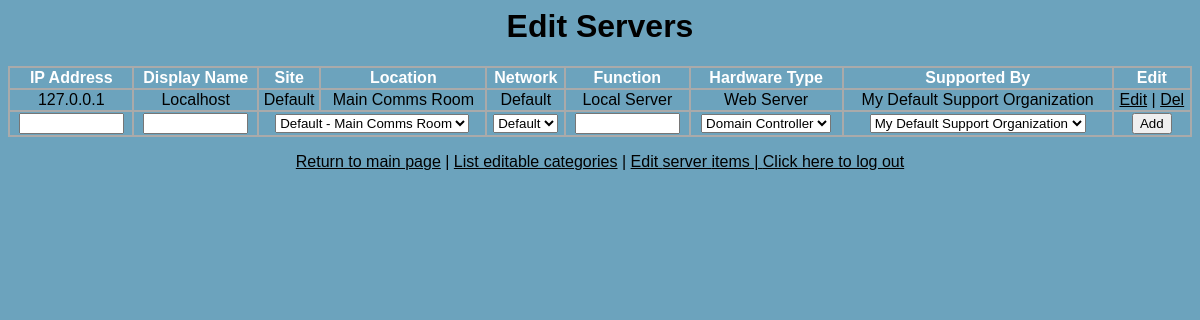
/edit.php?query=edit&type=server&uid=1 (signed in), run on the app's committed database.
### tables this page shows
CREATE TABLE `equipment_inventory` (
  `uid` int(11) NOT NULL auto_increment,
  `strIP` varchar(255) NOT NULL default '',
  `strDisplayName` varchar(255) NOT NULL default '',
  `intLocation` int(11) NOT NULL default '1',
  `intNetwork` int(11) NOT NULL default '1',
  `strFunction` varchar(255) default NULL,
  `intEquipmentType` int(11) default NULL,
  `intSupport` int(11) NOT NULL default '1',
  PRIMARY KEY  (`uid`),
  KEY `intLocation` (`intLocation`),
  KEY `intNetwork` (`intNetwork`),
  KEY `intEquipmentType` (`intEquipmentType`),
  KEY `intSupport` (`intSupport`)
) TYPE=MyISAM AUTO_INCREMENT=2;

CREATE TABLE `equipment_sites` (
  `intUID` int(11) NOT NULL auto_increment,
  `strSite` varchar(255) NOT NULL default '',
  `strSiteAddr1` varchar(255) NOT NULL default '',
  `strSiteAddr2` varchar(255) NOT NULL default '',
  `strSiteAddr3` varchar(255) NOT NULL default '',
  `strSiteAddr4` varchar(255) NOT NULL default '',
  `strSiteAddr5` varchar(255) NOT NULL default '',
  `strSitePostcode` varchar(50) NOT NULL default '',
  `strSiteCountry` varchar(255) NOT NULL default '',
  `strContactNum` varchar(50) NOT NULL default '',
  `strContactName` varchar(255) NOT NULL default '',
  PRIMARY KEY  (`intUID`)
) TYPE=MyISAM AUTO_INCREMENT=2;

CREATE TABLE `equipment_locations` (
  `intUID` int(11) NOT NULL auto_increment,
  `intSite` int(11) NOT NULL default '1',
  `strLocation` varchar(255) NOT NULL default '',
  PRIMARY KEY  (`intUID`),
  KEY `intSite` (`intSite`)
) TYPE=MyISAM AUTO_INCREMENT=2;

CREATE TABLE `equipment_networks` (
  `intUID` int(11) NOT NULL auto_increment,
  `strName` varchar(255) NOT NULL default '',
  PRIMARY KEY  (`intUID`)
) TYPE=MyISAM AUTO_INCREMENT=2;

CREATE TABLE `equipment_type` (
  `intHardwareType` int(11) NOT NULL auto_increment,
  `strHardwareType` varchar(255) NOT NULL default '',
  `strGraphicFilename` varchar(255) NOT NULL default '',
  PRIMARY KEY  (`intHardwareType`),
  UNIQUE KEY `strHardwareType` (`strHardwareType`)
) TYPE=MyISAM AUTO_INCREMENT=11;

CREATE TABLE `equipment_support` (
  `intUID` int(11) NOT NULL auto_increment,
  `strCompany` varchar(255) NOT NULL default '',
  `strAddr1` varchar(255) NOT NULL default '',
  `strAddr2` varchar(255) NOT NULL default '',
  `strAddr3` varchar(255) NOT NULL default '',
  `strAddr4` varchar(255) NOT NULL default '',
  `strAddr5` varchar(255) NOT NULL default '',
  `strPostcode` varchar(50) NOT NULL default '',
  `strCountry` varchar(255) NOT NULL default '',
  `strContactName` varchar(255) NOT NULL default '',
  `strContactNum` varchar(30) NOT NULL default '',
  PRIMARY KEY  (`intUID`)
) TYPE=MyISAM AUTO_INCREMENT=2;

### edit.php (the view, shortened to what this page needs)
<?php
require_once("theme/pagelayout.php");
if(isset($_REQUEST['logout'])) {
  doAuthenticate(TRUE);
  echo "<p>You have now logged out</p>\n";
  $LogInOrOut=" <a href='edit.php'>Log in</a>";
} else {
  $LogInOrOut=" <a href='edit.php?logout'>Click here to log out</a>";
}
var_dump($_REQUEST);
echo "<form method='post' action='edit.php'>\n";
if($_SESSION['admin_approved']) {
  switch($_REQUEST['type']) {
    case "server":
      if(doCheckLevel(8,9)) {
        switch($_REQUEST['query']) {
          case "edit":
            echo "<h1 align=center>Edit Servers</h1>\n";
            $return=getServerList();
            echo "<table width=100%>\n";
            echo "<tr><th>IP Address</th><th>Display Name</th><th>Site</th><th>Location</th><th>Network</th><th>Function</th><th>Hardware Type</th><th>Supported By</th><th>Edit</th></tr>\n";
            if($return['size']==0) {
              echo "<tr><td colspan=3>WARNING: You have no servers defined!</td></tr>\n";
            } else {
              while($aryGetServers=mysql_fetch_array($return['query'])) {
                echo "<tr>" .
                     "<td>" . $aryGetServers['strIP'] . "</td>" .
                     "<td>" . $aryGetServers['strDisplayName'] . "</td>" .
                     "<td>" . $aryGetServers['strSite'] . "</td>" .
                     "<td>" . $aryGetServers['strLocation'] . "</td>" .
                     "<td>" . $aryGetServers['strName'] . "</td>" .
                     "<td>" . $aryGetServers['strFunction'] . "</td>" .
                     "<td>" . $aryGetServers['strHardwareType'] . "</td>" .
                     "<td>" . $aryGetServers['strCompany'] . "</td>" .
                     "<td><a href='edit.php?query=edit&type=server&uid=" . $aryGetServers['uid'] . "'>Edit</a> | " .
                     "<a href='edit.php?query=del&type=server&uid=" . $aryGetServers['uid'] . "'>Del</a></td>" .
                     "</tr>\n";
              }
            }
            echo "<tr>";
            echo "<td><input type=text size=10 name=strIP></td>\n";
            echo "<td><input type=text size=10 name=strDisplayName></td>\n";
            echo "<td colspan=2>" . doDisplayLocationList() . "</td>\n";
            echo "<td>" . doDisplayNetworkList() . "</td>\n";
            echo "<td><input type=text size=10 name=strFunction></td>\n";
            echo "<td>" . doDisplayHardwareTypeList() . "</td>\n";
            echo "<td>" . doDisplaySupportList() . "</td>\n";
            echo "<td><input type=submit value=Add></td></tr>\n";
            echo "</table>";
          break;
        }
      } else {
        echo "<p>You do not have sufficient admin priviliges to perform these tasks.</p>";
      }
    break;
  }
}
function getLocationList($strWhere="",$bolReturnStrings=TRUE) {
  if($bolReturnStrings==TRUE) {
    $strSelect="el.intUID, el.strLocation, es.strSite";
    $strTables="equipment_locations AS el, equipment_sites AS es";
    $strOrderBy="ORDER BY es.strSite, el.strLocation";
    if($strWhere!="") {
      $strWhereStatement="WHERE el.intSite=es.intUID AND " . $strWhere;
    } else {
      $strWhereStatement="WHERE el.intSite=es.intUID";
    }
  } else {
    $strSelect="el.intUID, el.strLocation, el.intSite";
    $strTables="equipment_locations AS el";
    $strOrderBy="";
    if($strWhere!="") {$strWhereStatement="WHERE " . $strWhere;}
  }
  $strSQL="SELECT $strSelect FROM $strTables $strWhereStatement $strOrderBy";
  $result['query']=mysql_query($strSQL);
  $result['size']=mysql_num_rows($result['query']);
  return($result);
}
function getNetworkList($strWhere="",$bolReturnStrings=TRUE) {
  $strSQL="SELECT intUID, strName FROM equipment_networks " . $strWhereStatement . " ORDER BY strName";
  $result['query']=mysql_query($strSQL);
  $result['size']=mysql_num_rows($result['query']);
  return($result);
}
function getSupportList($strWhere="",$bolReturnStrings=TRUE) {
  $strSQL="SELECT * FROM equipment_support ". $strWhereStatement . " ORDER BY strCompany";
  $result['query']=mysql_query($strSQL);
  $result['size']=mysql_num_rows($result['query']);
  return($result);
}
function getHardwareTypeList($strWhere="",$bolReturnStrings=TRUE) {
  $strSQL="SELECT * FROM equipment_type ". $strWhereStatement . " ORDER BY strHardwareType";
  $result['query']=mysql_query($strSQL);
  $result['size']=mysql_num_rows($result['query']);
  return($result);
}
function getServerList($strWhere="",$bolReturnStrings=TRUE) {
  if($bolReturnStrings==TRUE) {
    $strSelect="ei.uid, ei.strIP, ei.strDisplayName, els.strSite, el.strLocation, en.strName, ei.strFunction, et.strHardwareType, es.strCompany";
    $strTables="equipment_inventory AS ei, equipment_sites AS els, equipment_locations AS el, equipment_networks AS en, equipment_type AS et, equipment_support AS es";
    $strWhereStatement="WHERE ei.intLocation=el.intUID AND el.intSite=els.intUID AND ei.intNetwork=en.intUID AND ei.intEquipmentType=et.intHardwareType AND ei.intSupport=es.intUID";
    $strOrderBy="ORDER BY els.strSite, el.strLocation, en.strName, et.strHardwareType";
  } else {
    $strSelect="ei.uid, ei.strIP, ei.strDisplayName, ei.intLocation, ei.intNetwork, ei.strFunction, ei.intEquipmentType, ei.intSupport";
    $strTables="equipment_inventory AS ei";
    $strWhereStatement="";
    $strOrderBy="";
  }
  $strSQL="SELECT $strSelect FROM $strTables $strWhereStatement $strOrderBy";
  $result['query']=mysql_query($strSQL);
  $result['size']=mysql_num_rows($result['query']);
  return($result);
}
function doDisplayLocationList($strWhere="") {
  $return=getLocationList($strWhere);
  if($return['size']>0) {
    $result="<select name=intLocation>\n";
    while(list($intUID, $strLocation, $strSite)=mysql_fetch_array($return['query'])) {
      $result.="<option value='$intUID'>$strSite - $strLocation</option>\n";
    }
    $result.="</select>\n";
  }
  return($result);
}
function doDisplayNetworkList($strWhere="") {
  $return=getNetworkList($strWhere);
  if($return['size']>0) {
    $result="<select name=intNetwork>\n";
    while(list($intUID, $strNetwork)=mysql_fetch_array($return['query'])) {
      $result.="<option value='$intUID'>$strNetwork</option>\n";
    }
    $result.="</select>\n";
  }
  return($result);
}
function doDisplaySupportList($strWhere="") {
  $return=getSupportList($strWhere);
  if($return['size']>0) {
    $result="<select name=intSupport>\n";
    while($aryResult=mysql_fetch_array($return['query'])) {
      $result.="<option value='" . $aryResult['intUID'] . "'>" . $aryResult['strCompany'] . "</option>\n";
    }
    $result.="</select>\n";
  }
  return($result);
}
function doDisplayHardwareTypeList($strWhere="") {
  $return=getHardwareTypeList($strWhere);
  if($return['size']>0) {
    $result="<select name=intHardware>\n";
    while($aryResult=mysql_fetch_array($return['query'])) {
      $result.="<option value='" . $aryResult['intUID'] . "'>" . $aryResult['strHardwareType'] . "</option>\n";
    }
    $result.="</select>\n";
  }
  return($result);
}
if ($_REQUEST['query']=="edit") {
  $EditPage="<a href='edit.php'>List editable categories</a> | <a href='edit.php?type=" . $_REQUEST['type'] . "'>Edit " . $_REQUEST['type'] . " items |";
} elseif ($_REQUEST['type']!="") {
  $EditPage="<a href='edit.php'>List editable categories</a> |";
} else {
  $EditPage="";
}
function doCheckLevel($lvl0="",$lvl1="",$lvl2="",$lvl3="",$lvl4="",$lvl5="",$lvl6="",$lvl7="",$lvl8="",$lvl9="") {
  switch($_SESSION['admin_level']) {
    case $lvl0:
    case $lvl1:
    case $lvl2:
    case $lvl3:
    case $lvl4:
    case $lvl5:
    case $lvl6:
    case $lvl7:
    case $lvl8:
    case $lvl9:
      return(TRUE);
    break;
  }
}
?>

### theme/css.css (style rules this page uses)
BODY { background-color: #6CA3BD; color: #000000; font-family: Arial; }
TD { text-align: center; vertical-align: middle; background-color: #6CA3BD; }
TH { color: #FFFFFF; background-color: #6CA3BD; }
TABLE { background-color: #AAAAAA; }
A { color: #000000; }
H1 { text-align: center; }

### data on the page
equipment_inventory: strIP "127.0.0.1", strDisplayName "Localhost", equipment_sites.strSite "Default", equipment_locations.strLocation "Main Comms Room", equipment_networks.strName "Default", strFunction "Local Server", equipment_type.strHardwareType "Web Server", equipment_support.strCompany "My Default Support Organization"

### other printed values
$footertext "Return to main page |"
$_REQUEST['type'] "server"
form field intLocation "Default - Main Comms Room"
form field intNetwork "Default"
form field intHardware "Domain Controller"
form field intSupport "My Default Support Organization"
